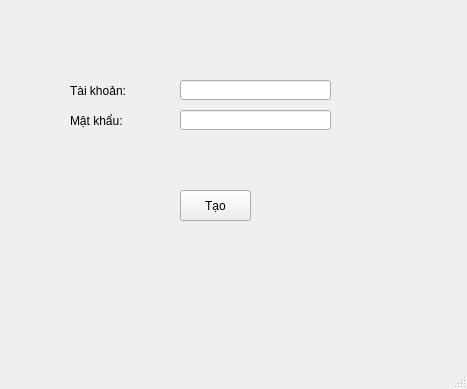
<?xml version="1.0" encoding="UTF-8"?>
<ui version="4.0">
 <class>taotk</class>
 <widget class="QMainWindow" name="taotk">
  <property name="geometry">
   <rect>
    <x>0</x>
    <y>0</y>
    <width>467</width>
    <height>389</height>
   </rect>
  </property>
  <property name="windowTitle">
   <string>Tạo TK</string>
  </property>
  <widget class="QWidget" name="centralwidget">
   <widget class="QLabel" name="label_2">
    <property name="geometry">
     <rect>
      <x>70</x>
      <y>110</y>
      <width>101</width>
      <height>21</height>
     </rect>
    </property>
    <property name="text">
     <string>Mật khẩu:</string>
    </property>
   </widget>
   <widget class="QPushButton" name="tbntao">
    <property name="geometry">
     <rect>
      <x>180</x>
      <y>190</y>
      <width>71</width>
      <height>31</height>
     </rect>
    </property>
    <property name="text">
     <string>Tạo</string>
    </property>
   </widget>
   <widget class="QLabel" name="label">
    <property name="geometry">
     <rect>
      <x>70</x>
      <y>80</y>
      <width>101</width>
      <height>21</height>
     </rect>
    </property>
    <property name="text">
     <string>Tài khoản:</string>
    </property>
   </widget>
   <widget class="QLineEdit" name="taotk_2">
    <property name="geometry">
     <rect>
      <x>180</x>
      <y>80</y>
      <width>151</width>
      <height>20</height>
     </rect>
    </property>
   </widget>
   <widget class="QLineEdit" name="taomk">
    <property name="geometry">
     <rect>
      <x>180</x>
      <y>110</y>
      <width>151</width>
      <height>20</height>
     </rect>
    </property>
   </widget>
  </widget>
  <widget class="QMenuBar" name="menubar">
   <property name="geometry">
    <rect>
     <x>0</x>
     <y>0</y>
     <width>467</width>
     <height>18</height>
    </rect>
   </property>
  </widget>
  <widget class="QStatusBar" name="statusbar"/>
 </widget>
 <resources/>
 <connections/>
</ui>
